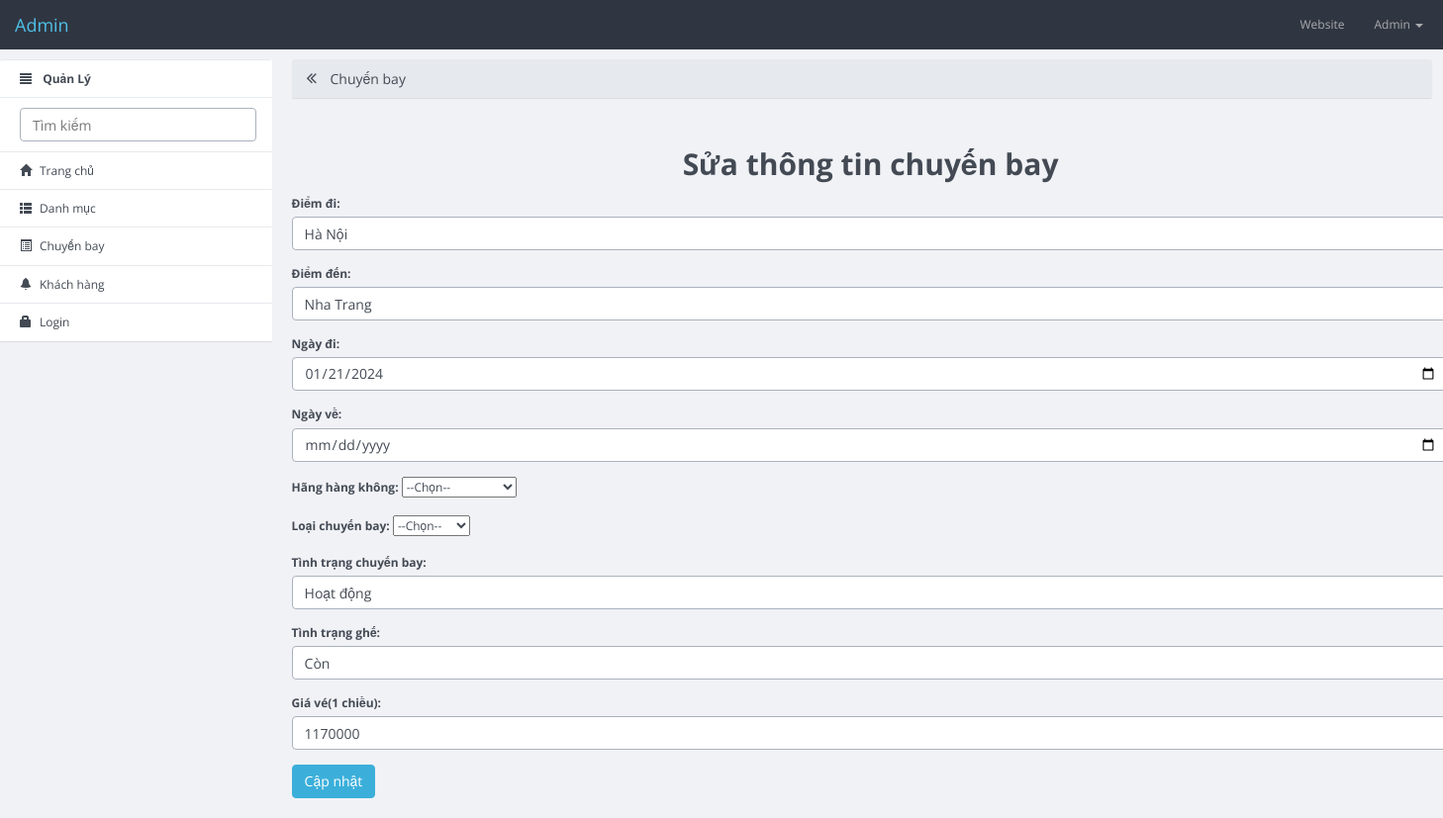
The app's page /bootflat-admin-master/suachuyenbay.php?id=16 with its own data.
### tables this page shows
CREATE TABLE `tbl_dschuyenbay` (
  `id` int(10) NOT NULL,
  `diemdi` varchar(255) NOT NULL,
  `diemden` varchar(255) NOT NULL,
  `ngaydi` date NOT NULL,
  `ngayve` date NOT NULL,
  `loaicb` varchar(255) NOT NULL,
  `hanghk` varchar(255) NOT NULL,
  `tinhtrangcb` varchar(255) NOT NULL,
  `tinhtrangghe` varchar(255) NOT NULL,
  `giave` decimal(10,0) NOT NULL
);

### src/bootflat-admin-master/suachuyenbay.php (the view, shortened to what this page needs)
<?php
    require_once "db/connect.php";
    $id = $_GET['id'];
    $suasql = "SELECT*FROM tbl_dschuyenbay WHERE id = '$id'";
    $qr = mysqli_query($conn, $suasql);
    $row = mysqli_fetch_assoc($qr);
?>
<!DOCTYPE html>
<html>
  <head>
    <link rel="stylesheet" href="dist/css/site.min.css">
  </head>
  <body>
    <nav role="navigation" class="navbar navbar-custom">
        <div class="container-fluid">
          <div class="navbar-header">
            <a href="#" class="navbar-brand">Admin</a>
          </div>
          <div id="bs-content-row-navbar-collapse-5" class="collapse navbar-collapse">
            <ul class="nav navbar-nav navbar-right">
            <li class=""><a href="../index.php"> Website</a></li>
              <li class="dropdown">
                <a data-toggle="dropdown" class="dropdown-toggle" href="#">Admin <b class="caret"></b></a>
              </li>
            </ul>
          </div>
        </div>
      </nav>
    <div class="container-fluid">
      <div class="row row-offcanvas row-offcanvas-left">
        <div class="col-xs-6 col-sm-3 sidebar-offcanvas" role="navigation">
          <ul class="list-group panel">
            <li class="list-group-item"><i class="glyphicon glyphicon-align-justify"></i> <b>Quản Lý</b></li>
            <li class="list-group-item"><input type="text" class="form-control search-query" placeholder="Tìm kiếm"></li>
            <li class="list-group-item"><a href="index_admin.php"><i class="glyphicon glyphicon-home"></i>Trang chủ </a></li>
            <li class="list-group-item"><a href="danhmuc.php"><i class="glyphicon glyphicon-th-list"></i>Danh mục </a></li>
            <li class="list-group-item"><a href="dschuyenbay.php"><i class="glyphicon glyphicon-list-alt"></i>Chuyến bay</a></li>
            <li class="list-group-item"><a href="khachhang.php"><i class="glyphicon glyphicon-bell"></i>Khách hàng</li>
            <li class="list-group-item"><a href="login.php" ><i class="glyphicon glyphicon-lock"></i>Login</a></li>
          </ul>
        </div>
        <div class="col-xs-12 col-sm-9 content">
          <div class="panel panel-default">
            <div class="panel-heading">
              <h3 class="panel-title"><a href="javascript:void(0);" class="toggle-sidebar"><span class="fa fa-angle-double-left" data-toggle="offcanvas" title="Maximize Panel"></span></a> Chuyến bay</h3>
            </div>
          </div>
          <div class="container">
            <div class="row justify-content-around">
              <form action="capnhatdschuyenbay.php" method="post" >
                <h3 class="text-center">Sửa thông tin chuyến bay</h3>
                <div class="form-group ">
                  <label for="diemdi"> Điểm đi:</label>
                  <input type="text" name="diemdi" id="diemdi" class="form-control" required="" value="<?php echo $row['diemdi']; ?>">
                </div>
                <div class="form-group">
                  <label for="diemden"> Điểm đến:</label>
                  <input type="text" name="diemden" id="diemden" class="form-control" required="" value="<?php echo $row['diemden']; ?>">
                </div>
                <div class="form-group">
                  <label for="ngaydi"> Ngày đi:</label>
                  <input type="date" name="ngaydi" id="ngaydi" class="form-control" required="" value="<?php echo $row['ngaydi']; ?>">
                </div>
                <div class="form-group">
                  <label for="ngayve"> Ngày về:</label>
                  <input type="date" name="ngayve" id="ngayve" class="form-control" value="<?php echo $row['ngayve']; ?>">
                </div>
                <div class="form-group">
                  <label for="hanghk">Hãng hàng không: </label>
                    <select name="hanghk" id="hanghk">
                      <option value="">--Chọn--</option>
                    </select>
                </div>
                <div class="form-group">
                  <label for="loaicb">Loại chuyến bay: </label>
                    <select name="loaicb" id="loaicb" value="<?php echo $row['loaicb']; ?>">
                      <option value="">--Chọn--</option>
                    </select>
                </div>
                <div class="form-group">
                  <label for="tinhtrangcb"> Tình trạng chuyến bay:</label>
                  <input type="text" name="tinhtrangcb" id="tinhtrangcb" class="form-control" required="" value="<?php echo $row['tinhtrangcb']; ?>">
                </div>
                <div class="form-group">
                  <label for="tinhtrangghe"> Tình trạng ghế:</label>
                  <input type="text" name="tinhtrangghe" id="tinhtrangghe" class="form-control" required="" value="<?php echo $row['tinhtrangghe']; ?>">
                </div>
                <div class="form-group">
                  <label for="giave"> Giá vé(1 chiều):</label>
                  <input type="text" name="giave" id="giave" class="form-control" required value="<?php echo $row['giave']; ?>">
                </div>
                <div class="form-group">
                  <input type="submit" name="btn_capnhat" value="Cập nhật" class="btn btn-primary" required>
                </div>
              </form>
            </div>
          </div>
        </div>
      </div>
    </div>
  </body>
</html>

### records on screen
tbl_dschuyenbay: diemdi "Hà Nội", diemden "Nha Trang", ngaydi "01/21/2024", tinhtrangcb "Hoạt động", tinhtrangghe "Còn", giave "1170000"
